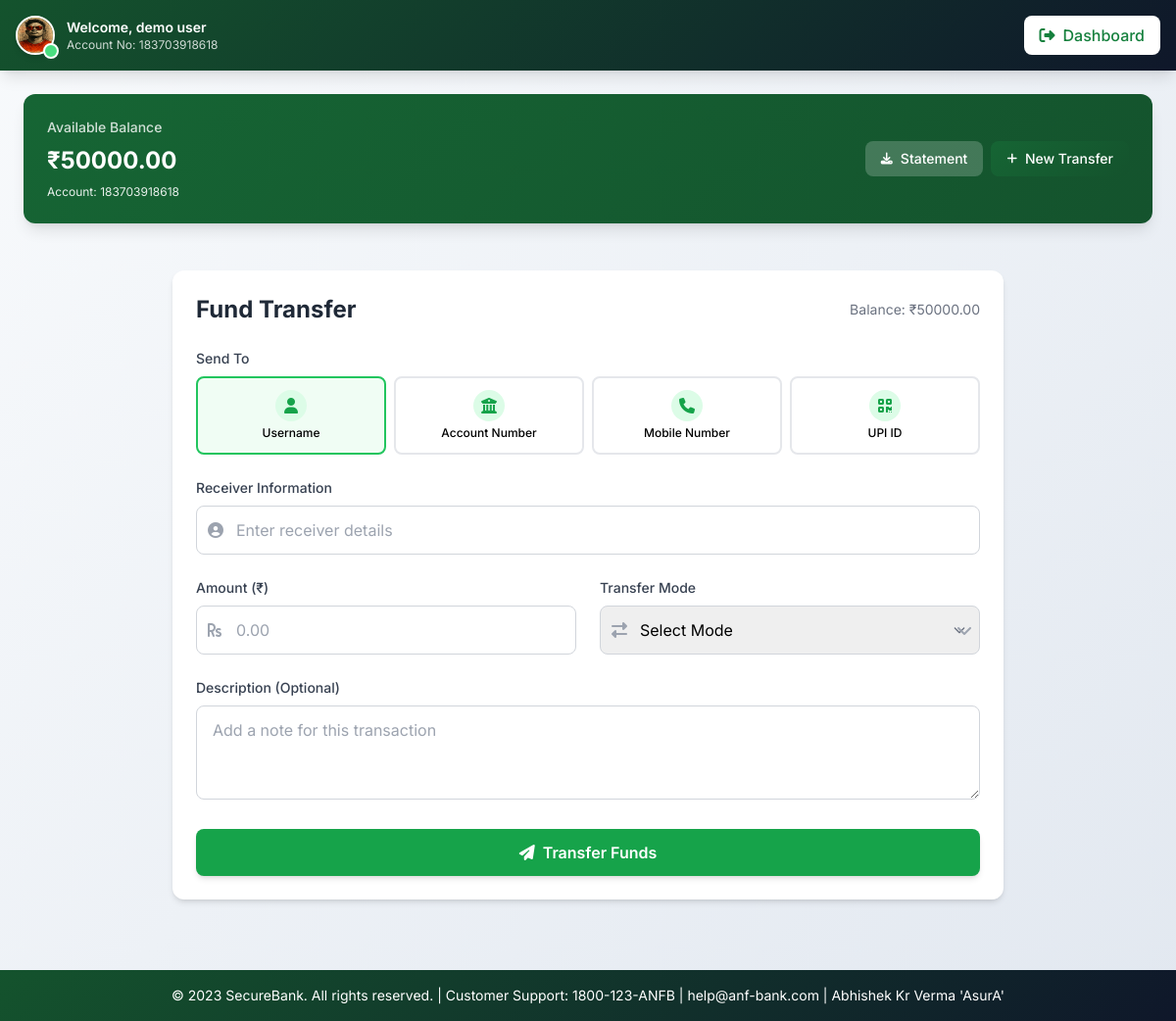
Page /banking/fund-transfer/ (signed in) on the committed database.
### accounts/models.py (models this page shows, shortened)
class CustomUser(AbstractUser):
    dob = models.DateField(null=True, blank=True)
    mobile = models.CharField(max_length=15, blank=True)
    address = models.TextField(blank=True)
    marital_status = models.CharField(max_length=10, choices=MARITAL_STATUS, default='single')
    occupation = models.CharField(max_length=15, choices=OCCUPATIONS, default='student')
    account_plan = models.CharField(max_length=10, choices=ACCOUNT_PLANS, default='queen')
    account_type = models.CharField(max_length=10, choices=ACCOUNT_TYPES, default='savings')
    residency_status = models.CharField(max_length=10, choices=RESIDENCY_STATUS, default='indian')
    account_number = models.BigIntegerField(default=generate_account_number, unique=True)
    virtual_card_number = models.BigIntegerField(default=generate_virtual_card, unique=True)
    balance = models.DecimalField(max_digits=12, decimal_places=2, default=0)
    profile_image = models.ImageField(upload_to=user_profile_image_path, null=True, blank=True)
    kyc_doc = models.FileField(upload_to=user_kyc_path, null=True, blank=True)
    city = models.CharField(max_length=100, blank=False)
    ifsc_code = models.CharField(max_length=11, blank=True, unique=True)
    upi_id = models.CharField(max_length=50, blank=True, unique=True)

### banking/views.py (the view)
# urls.py: path("fund-transfer/", views.fund_transfer, name="fund_transfer"),
@login_required
def fund_transfer(request):
    if request.method == "POST":
        form = FundTransferForm(request.POST)
        if form.is_valid():
            transfer_by = form.cleaned_data['transfer_by']
            receiver_value = form.cleaned_data['receiver_value']
            amount = form.cleaned_data['amount']
            transaction_mode = form.cleaned_data['transaction_mode']
            description = form.cleaned_data['description']
            sender = request.user
            try:
                if transfer_by == 'username':
                    receiver = CustomUser.objects.get(username=receiver_value)
                elif transfer_by == 'account_number':
                    receiver = CustomUser.objects.get(account_number=receiver_value)
                elif transfer_by == 'mobile':
                    receiver = CustomUser.objects.get(mobile=receiver_value)
                elif transfer_by == 'upi':
                    receiver = CustomUser.objects.get(upi_id=receiver_value)
            except CustomUser.DoesNotExist:
                messages.error(request, "Receiver not found.")
                return redirect("banking:fund_transfer")
            if sender == receiver:
                messages.error(request, "You cannot transfer to yourself.")
                return redirect("banking:fund_transfer")
            if sender.balance < amount:
                messages.error(request, "Insufficient balance.")
                return redirect("banking:fund_transfer")
            sender.balance -= amount
            receiver.balance += amount
            sender.save()
            receiver.save()
            Transaction.objects.create(
                user=sender,
                amount=amount,
                transaction_type='DEBIT',
                description=f"To {receiver.username} ({receiver.ifsc_code}) via {transaction_mode}: {description}"
            )
            Transaction.objects.create(
                user=receiver,
                amount=amount,
                transaction_type='CREDIT',
                description=f"From {sender.username} ({sender.ifsc_code}) via {transaction_mode}: {description}"
            )
            messages.success(request, f"₹{amount} successfully transferred to {receiver.username}.")
            return redirect("banking:dashboard")
    else:
        form = FundTransferForm()
    return render(request, "banking/fund_transfer.html", {"form": form})

### banking/forms.py
class FundTransferForm(forms.Form):
    transfer_by = forms.ChoiceField(label="Send To", choices=TRANSFER_BY_CHOICES)
    receiver_value = forms.CharField(label="Receiver Info")  # depending on choice
    amount = forms.DecimalField(label="Amount", max_digits=12, decimal_places=2)
    transaction_mode = forms.ChoiceField(label="Transfer Mode", choices=TRANSACTION_MODES)
    description = forms.CharField(label="Description", widget=forms.Textarea, required=False)

### banking/templates/banking/fund_transfer.html (shortened to what this page needs)
{% extends "banking/netbanking_base.html" %}
{% load static %}
{% block content %}
<div class="max-w-4xl mx-auto p-6">
    <div class="bg-white rounded-xl shadow-md p-6 mb-6">
        <div class="flex justify-between items-center mb-6">
            <h1 class="text-2xl font-bold text-gray-800">Fund Transfer</h1>
            <div class="text-sm text-gray-500">Balance: ₹{{ user.balance }}</div>
        </div>
        <form method="post" class="space-y-6">
            <div>
                <label class="block text-sm font-medium text-gray-700 mb-2">Send To</label>
                <div class="grid grid-cols-2 md:grid-cols-4 gap-2">
                    <div>
                        <label for="transfer_by_1"
                            class="flex flex-col items-center p-3 border-2 border-gray-200 rounded-lg cursor-pointer peer-checked:border-green-500 peer-checked:bg-green-50 hover:bg-gray-50">
                            <div class="w-8 h-8 rounded-full bg-green-100 flex items-center justify-center mb-1">
                                <i class="fas fa-user text-green-600"></i>
                            </div>
                            <span class="text-xs font-medium">Username</span>
                        </label>
                    </div>
                    <div>
                        <label for="transfer_by_2"
                            class="flex flex-col items-center p-3 border-2 border-gray-200 rounded-lg cursor-pointer peer-checked:border-green-500 peer-checked:bg-green-50 hover:bg-gray-50">
                            <div class="w-8 h-8 rounded-full bg-green-100 flex items-center justify-center mb-1">
                                <i class="fas fa-university text-green-600"></i>
                            </div>
                            <span class="text-xs font-medium">Account Number</span>
                        </label>
                    </div>
                    <div>
                        <label for="transfer_by_3"
                            class="flex flex-col items-center p-3 border-2 border-gray-200 rounded-lg cursor-pointer peer-checked:border-green-500 peer-checked:bg-green-50 hover:bg-gray-50">
                            <div class="w-8 h-8 rounded-full bg-green-100 flex items-center justify-center mb-1">
                                <i class="fas fa-phone text-green-600"></i>
                            </div>
                            <span class="text-xs font-medium">Mobile Number</span>
                        </label>
                    </div>
                    <div>
                        <label for="transfer_by_4"
                            class="flex flex-col items-center p-3 border-2 border-gray-200 rounded-lg cursor-pointer peer-checked:border-green-500 peer-checked:bg-green-50 hover:bg-gray-50">
                            <div class="w-8 h-8 rounded-full bg-green-100 flex items-center justify-center mb-1">
                                <i class="fas fa-qrcode text-green-600"></i>
                            </div>
                            <span class="text-xs font-medium">UPI ID</span>
                        </label>
                    </div>
                </div>
            </div>
            <div>
                <label class="block text-sm font-medium text-gray-700 mb-2">Receiver Information</label>
                <div class="relative">
                    <div class="absolute inset-y-0 left-0 pl-3 flex items-center pointer-events-none text-gray-400">
                    </div>
                    <input type="text" name="receiver_value" required
                        class="pl-10 pr-4 py-3 border border-gray-300 rounded-lg w-full focus:outline-none focus:ring-2 focus:ring-green-500 focus:border-green-500"
                        placeholder="Enter receiver details">
                </div>
            </div>
            <div class="grid grid-cols-1 md:grid-cols-2 gap-6">
                <div>
                    <label class="block text-sm font-medium text-gray-700 mb-2">Amount (₹)</label>
                    <div class="relative">
                        <div class="absolute inset-y-0 left-0 pl-3 flex items-center pointer-events-none text-gray-400">
                        </div>
                        <input type="number" name="amount" step="0.01" required
                            class="pl-10 pr-4 py-3 border border-gray-300 rounded-lg w-full focus:outline-none focus:ring-2 focus:ring-green-500 focus:border-green-500"
                            placeholder="0.00">
                    </div>
                </div>
                <div>
                    <label class="block text-sm font-medium text-gray-700 mb-2">Transfer Mode</label>
                    <div class="relative">
                        <div class="absolute inset-y-0 left-0 pl-3 flex items-center pointer-events-none text-gray-400">
                        </div>
                        <select name="transaction_mode" required
                            class="pl-10 pr-4 py-3 border border-gray-300 rounded-lg w-full focus:outline-none focus:ring-2 focus:ring-green-500 focus:border-green-500 appearance-none">
                            <option value="">Select Mode</option>
                        </select>
                        <div
                            class="absolute inset-y-0 right-0 flex items-center px-2 pointer-events-none text-gray-400">
                        </div>
                    </div>
                </div>
            </div>
            <div>
                <label class="block text-sm font-medium text-gray-700 mb-2">Description (Optional)</label>
                <textarea name="description"
                    class="w-full px-4 py-3 border border-gray-300 rounded-lg focus:outline-none focus:ring-2 focus:ring-green-500 focus:border-green-500 h-24"
                    placeholder="Add a note for this transaction"></textarea>
            </div>
            <button type="submit"
                class="w-full py-3 bg-green-600 hover:bg-green-700 text-white font-semibold rounded-lg shadow-md transition duration-300 flex items-center justify-center">
                <i class="fas fa-paper-plane mr-2"></i> Transfer Funds
            </button>
        </form>
    </div>
    {% endblock %}

### banking/templates/banking/netbanking_base.html (shortened to what this page needs)
<!DOCTYPE html>
<html lang="en">
<head>
  <script src="https://cdn.tailwindcss.com"></script>
  <link rel="stylesheet" href="https://cdnjs.cloudflare.com/ajax/libs/font-awesome/6.4.0/css/all.min.css">
</head>
<body>
  <nav class="nav-gradient p-4 flex justify-between items-center text-white shadow-lg">
    <div class="flex items-center gap-3">
      {% if user.profile_image %}
      <div class="relative">
        <img src="{{ user.profile_image.url }}" alt="Profile"
          class="w-10 h-10 rounded-full border-2 border-white shadow-md">
        <div class="absolute -bottom-1 -right-1 w-4 h-4 bg-green-400 rounded-full border-2 border-white"></div>
      </div>
      {% endif %}
      <div>
        <p class="font-semibold text-sm">Welcome, {{ user.first_name }} {{ user.last_name }}</p>
        <p class="text-xs opacity-80">Account No: {{ user.account_number }}</p>
      </div>
    </div>
    <div class="flex items-center space-x-4">
      <a href="{% url 'banking:dashboard' %}"
        class="bg-white text-green-700 hover:bg-green-50 px-4 py-2 rounded-lg font-medium flex items-center space-x-2">
        <i class="fas fa-sign-out-alt"></i>
        <span>Dashboard</span>
      </a>
    </div>
  </nav>
  <main class="p-4 sm:p-6">
    <div class="balance-card rounded-xl text-white p-4 sm:p-6 mb-6 shadow-lg">
      <div class="flex flex-col sm:flex-row justify-between items-start sm:items-center gap-4">
        <div>
          <p class="text-sm font-medium opacity-80">Available Balance</p>
          <p class="text-xl sm:text-2xl font-bold mt-2">₹{{ user.balance }}</p>
          <p class="text-xs mt-2 opacity-90">Account: {{ user.account_number }}</p>
        </div>
        <div class="flex flex-wrap gap-2">
          <a href="{% url 'banking:transaction_history' %}"
            class="bg-white bg-opacity-20 hover:bg-opacity-30 text-white text-xs sm:text-sm px-3 sm:px-4 py-2 rounded-lg font-medium inline-flex items-center">
            <i class="fas fa-download mr-1 sm:mr-2 text-xs"></i>Statement
          </a>
          <a href="{% url 'banking:fund_transfer' %}"
            class="btn-primary text-white text-xs sm:text-sm px-3 sm:px-4 py-2 rounded-lg font-medium inline-flex items-center">
            <i class="fas fa-plus mr-1 sm:mr-2 text-xs"></i>New Transfer
          </a>
        </div>
      </div>
    </div>
    {% block content %}{% endblock %}
  </main>
  <footer class="footer-gradient text-white p-4 text-center text-sm mt-auto">
    <p>© 2023 SecureBank. All rights reserved. | Customer Support: 1800-123-ANFB | help@anf-bank.com | Abhishek Kr Verma
      'AsurA' </p>
  </footer>
</body>
</html>

### banking/templates/banking/netbanking_base.html (style rules this page uses)
body { font-family: 'Inter', sans-serif; min-height: 100vh; display: flex; flex-direction: column; background: linear-gradient(135deg, #f8fafc 0%, #e2e8f0 100%); }
main { flex: 1; }
.nav-gradient { background: linear-gradient(135deg, #14532d 0%, #0f172a 100%); }
.balance-card { background: linear-gradient(135deg, #166534 0%, #14532d 100%); box-shadow: 0 10px 15px -3px rgba(20, 83, 45, 0.3); }
.btn-primary { background: linear-gradient(135deg, #166534 0%, #14532d 100%); transition: all 0.3s ease; }
.footer-gradient { background: linear-gradient(135deg, #14532d 0%, #0f172a 100%); }

### banking/templates/banking/fund_transfer.html (style rules this page uses)
input, select, textarea { transition: all 0.3s ease; }
input[type="radio"]:checked+label { border-color: #16a34a; background-color: #f0fdf4; }
select { background-repeat: no-repeat; background-position: right 0.75rem center; background-size: 1rem; -webkit-appearance: none; -moz-appearance: none; appearance: none; }

### rows in the picture
CustomUser: profile_image (picture), first_name "demo", last_name "user", account_number "183703918618", balance "50000.00"
